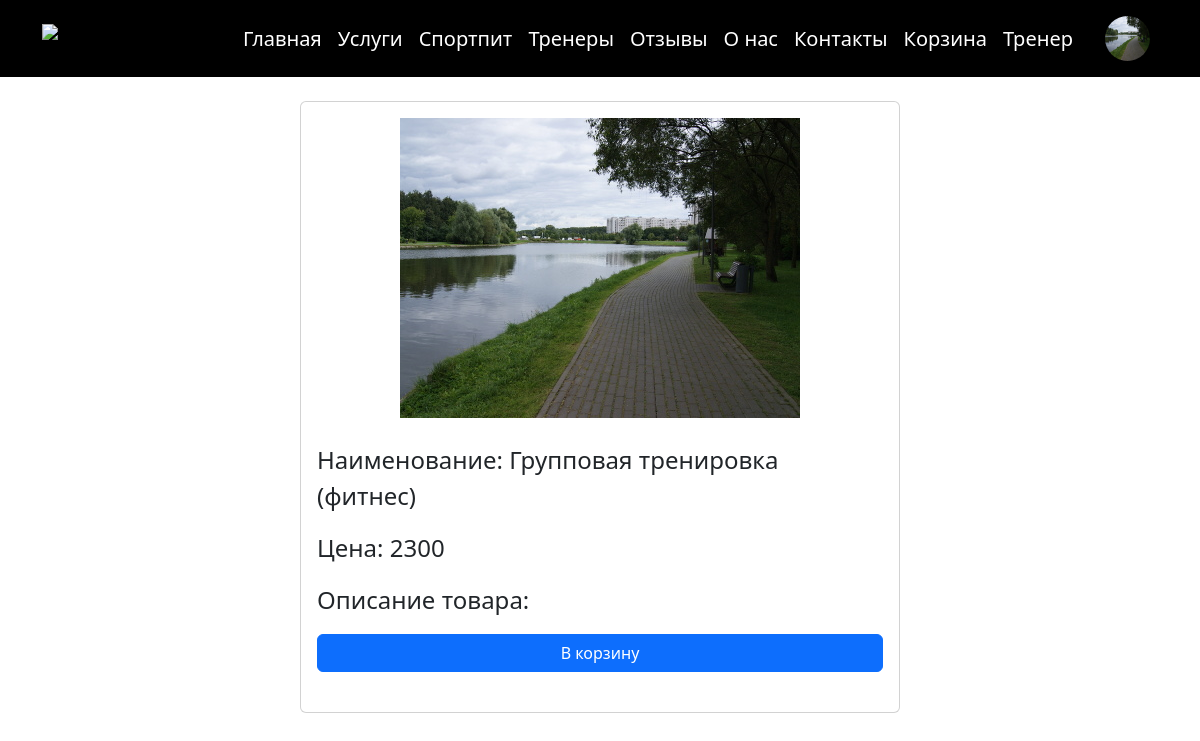
Page /services/service_card.php?id_service=1 (signed in) on the committed database.
### tables this page shows
CREATE TABLE `users` (
  `id` int NOT NULL,
  `role` int NOT NULL DEFAULT '0',
  `name` varchar(255) NOT NULL,
  `surname` varchar(255) NOT NULL,
  `middle_name` varchar(255) NOT NULL,
  `phone` int NOT NULL,
  `password` varchar(255) NOT NULL,
  `birthday` datetime NOT NULL,
  `avatar` varchar(255) NOT NULL DEFAULT 'user.png',
  `address` varchar(255) NOT NULL,
  `created_at` timestamp NOT NULL DEFAULT CURRENT_TIMESTAMP,
  `updated_at` timestamp NOT NULL DEFAULT CURRENT_TIMESTAMP
);

CREATE TABLE `services` (
  `id` int NOT NULL,
  `photo` varchar(255) NOT NULL,
  `name` varchar(255) NOT NULL,
  `price` int NOT NULL,
  `created_at` timestamp NOT NULL DEFAULT CURRENT_TIMESTAMP,
  `updated_at` timestamp NOT NULL DEFAULT CURRENT_TIMESTAMP
);

### services/service_card.php (the view, shortened to what this page needs)
<?php
include_once '../controllers/connect.php';
require_once '../content/header.php';
$id_service=$_GET['id_service'];
$services = $connect->query( "SELECT * FROM `services` WHERE `id`=$id_service")->fetch_array();
?>
<main>
    <div class="container">
        <div class="flex-column d-flex mx-auto my-4 card mx-auto p-3"  style="max-width: 600px">
            <img class="mx-auto" style="max-width: 500px" src="/assets/pictures/<?=$services['photo']?>" alt="">
            <div class="d-flex flex-column gap-3 my-4 fs-4">
                <div>Наименование: <?=$services['name']?></div>
                <div>Цена: <?=$services['price']?></div>
                <div>Описание товара: <?=$services['description']?></div>
                <a class="btn btn-primary" href='controllers/add_basket.php?id_service=<?=$services['id']?>'>В корзину</a>
            </div>
        </div>
    </div>
</main>

### content/header.php (shortened to what this page needs)
<?php
global $connect;
if (isset($_SESSION['user_id'])) $user = $connect->query("select * from users where id='$_SESSION[user_id]'")->fetch_array();
?>
<!doctype html>
<html lang="en">
<head>
    <link href="https://cdn.jsdelivr.net/npm/bootstrap@5.3.3/dist/css/bootstrap.min.css" rel="stylesheet">
</head>
<body>
<header>
    <nav class="navbar navbar-expand bg-black">
        <div class="container">
            <a class="navbar-brand" href="/index.php">
                <img src="../assets/pictures/logo.php" alt="LOGO"  height="65">
            </a>
			<div class="justify-content-end fs-5 collapse navbar-collapse" >
				<ul class="navbar-nav menu-desktop" style="align-items: center">
					<li class="nav-item"><a href="/" class="nav-link text-white">Главная</a></li>
					<li class="nav-item"><a class="nav-link text-white link-hover-class" href="/services/index.php">Услуги</a></li>
					<li class="nav-item"><a class="nav-link text-white link-hover-class" href="/product/index.php">Спортпит</a></li>
					<li class="nav-item"><a class="nav-link text-white link-hover-class" href="/trainers/index.php">Тренеры</a></li>
					<li class="nav-item"><a class="nav-link text-white link-hover-class" href="/product/index.php">Отзывы</a></li>
					<li class="nav-item"><a class="nav-link text-white link-hover-class" href="/product/index.php">О нас</a></li>
					<li class="nav-item"><a class="nav-link text-white link-hover-class" href="/product/index.php">Контакты</a></li>
                  <?php if(isset($_SESSION['user_id'])):?>
					<li class="nav-item"><a href="/basket/index.php" class="nav-link text-white link-hover-class">Корзина</a></li>
                  <?php endif;?>
				  <?php if (isset($user) and $user['role'] == 2):?>
					  <li class="nav-item"><a href="/trainer/index.php" class="nav-link text-white link-hover-class">Тренер</a></li>
                  <?php endif;?>
                  <?php if(isset($_SESSION['user_id'])):?>
					  <li class="nav-item">
						  <a href="/profile.php" class="nav-link text-white d-flex gap-3 link-hover-class" style="align-items: center">
							  <img class="rounded-circle"  src="<?php if (isset($user['avatar'])) echo  "../assets/pictures/$user[avatar]";
                              else echo "../assets/pictures/user.png"
                              ?>" alt="" height="45" width="45">
						  </a>
					  </li>
                  <?php endif;?>
				</ul>
			</div>
		  </div>
    </nav>
</header>

### rows in the picture
users: avatar (picture)
services: photo (picture), name "Групповая тренировка (фитнес)", price "2300"
